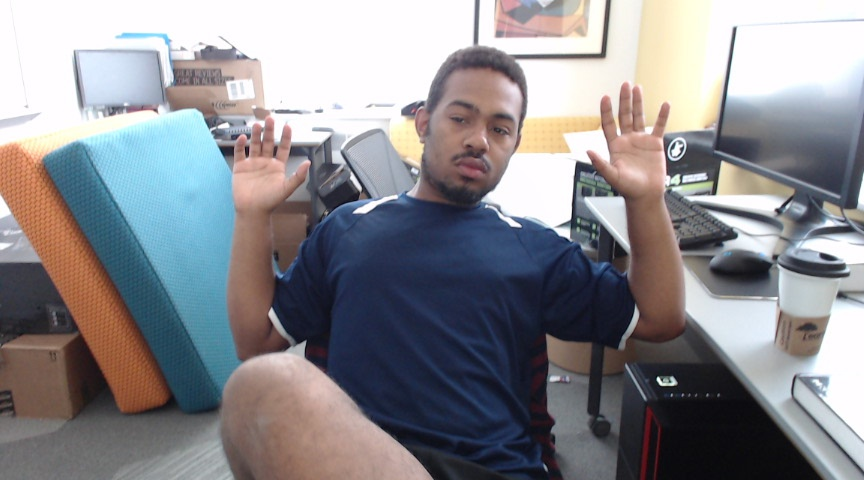
#> input picture convex/1/working/test.jpg, 864 x 480 px
$ python im_run.py test.jpg   (older library calls are emulated)
#> lines starting #> are read from the running program, lines starting #| are printed output that depends on the picture; after the words box and inside, x2 and y2 are one past the last pixel; in counts of white or black regions, pixels touching at a corner belong together
#> further down, ds is the input picture: shape (480, 864, 3); mean B, G, R 142.5, 138, 138.9
### convex/1/working/frame_worker.py
import cv2
import numpy as np

toolbox = []
toolbox += [np.ones((11,11),np.uint8)] # 0
toolbox += [cv2.getStructuringElement(cv2.MORPH_ELLIPSE,(8,8))] # 1
toolbox += [cv2.getStructuringElement(cv2.MORPH_ELLIPSE,(5,5))] # 2
toolbox += [cv2.getStructuringElement(cv2.MORPH_ELLIPSE,(3,3))] # 3

# [5 lines left out: function initVideo, not called in this run]

def getFrame(img):
    '''
    Smoothes immediately,
    and changes it to HSV.
    '''
    #cv2.imshow("Check", img)
    res = cv2.blur(img,(3,3)) # expanded for readablitity
    res = cv2.cvtColor(res,cv2.COLOR_BGR2HSV)
#> res: shape (480, 864, 3); mean H, S, V 90.8, 59.4, 154.4
    return res

def getMask(frame,slider_info):
    '''
    Uses a draw_surface to only give whitespace
    for what we desire, skin, and returns it
    '''
#> called with slider_info = ([3, 8, 65], [11, 255, 255])
    res = cv2.inRange(frame,slider_info[0],slider_info[1]) # should be from slider info (si)
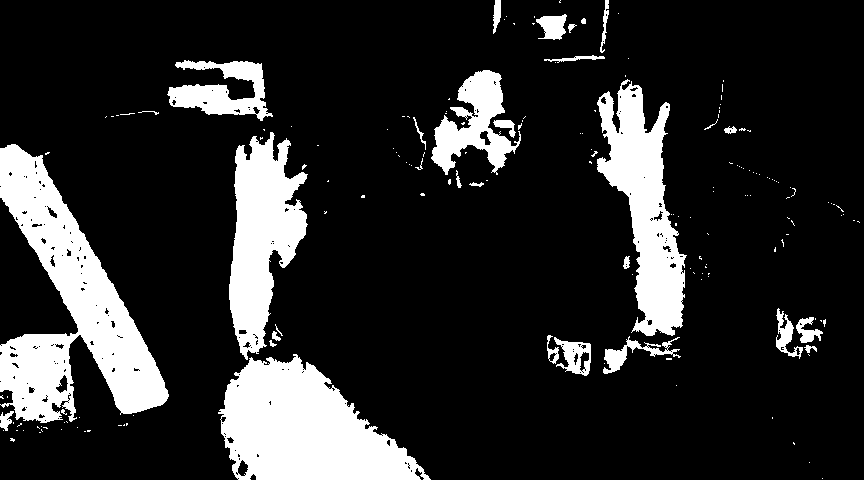
#> res: shape (480, 864); 16.9% white; 178 white regions (148 under 20 px), largest, box (x1, y1, x2, y2) and area: (0, 144, 169, 423) 19728, (218, 354, 431, 480) 16428, (597, 79, 687, 336) 11135
    res = cv2.dilate(res,toolbox[1],iterations = 1)
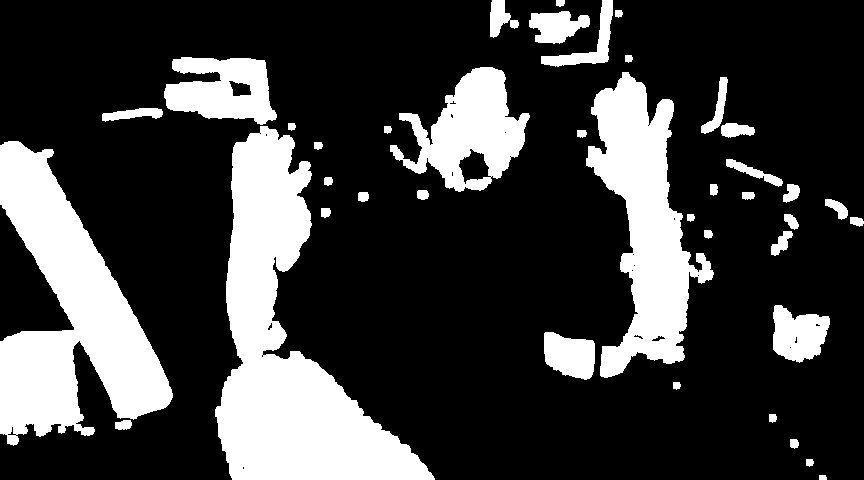
#> res: shape (480, 864); 24.3% white; 40 white regions, largest, box (x1, y1, x2, y2) and area: (215, 126, 435, 480) 32128, (0, 141, 173, 446) 25296, (586, 72, 714, 378) 17710
    res = cv2.medianBlur(res,5)
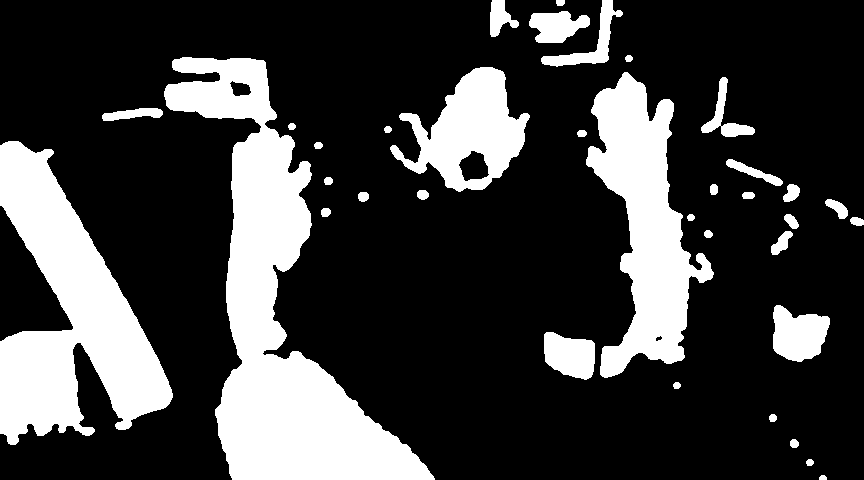
#> res: shape (480, 864); 24.3% white; 36 white regions, largest, box (x1, y1, x2, y2) and area: (164, 57, 435, 480) 37381, (0, 141, 173, 445) 25486, (586, 72, 714, 378) 17784
    # [7 lines of commented-out code are left out]
    return res

# [51 lines left out: functions getFocus, getFocusInfo, getFingers, not called in this run]

def getDefectAt(i,defects,focus): #why the tuple
    return tuple(focus[defects[i,0][0]][0]),tuple(focus[defects[i,0][1]][0]),tuple(focus[defects[i,0][2]][0]),focus[defects[i,0][3]][0]

### convex/1/working/im_run.py
import cv2
import sys
import numpy as np
import frame_worker as fw
#import color_slider as cs #color_slider under construction

'''
Will run analysis on any
image given from the command
line and in the same directory
'''

hue_dist = 11
s = np.array([3, 8, 65]), np.array([hue_dist, 255, 255])


for fn in sys.argv[1:]:
    cv2.namedWindow(fn)
    ds = cv2.imread(fn) # color may be an issue
    f = fw.getFrame(ds)
    m = fw.getMask(f,s)
#> (the run stopped early here; a loop or call above may not have finished)

$ run again, on convex/1/working/right.jpg
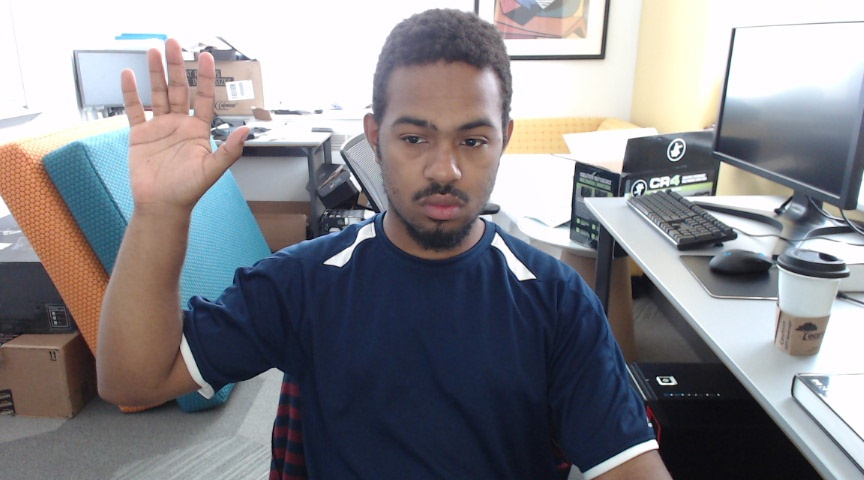
#> input picture convex/1/working/right.jpg, 864 x 480 px
#> ds is the input picture: shape (480, 864, 3); mean B, G, R 138.6, 133.7, 134.8
#> in getMask, `res = cv2.inRange(frame,slider_info[0],slider_info[1])`:
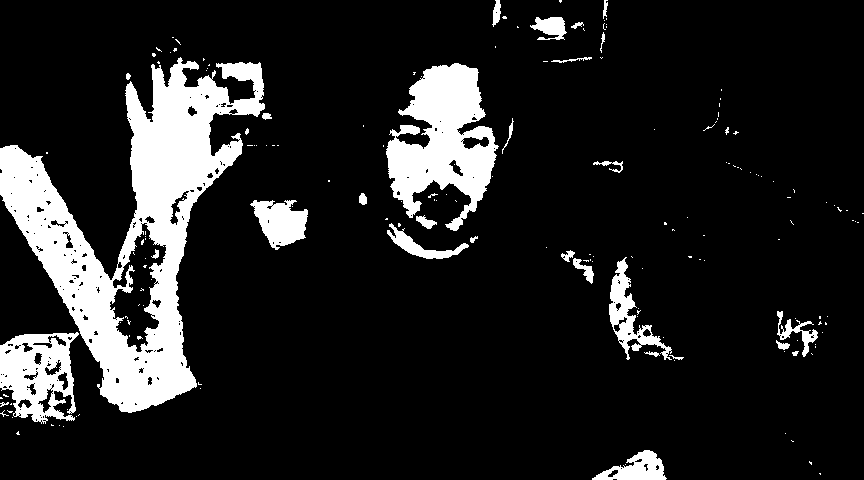
#> res: shape (480, 864); 13.5% white; 175 white regions (146 under 20 px), largest, box (x1, y1, x2, y2) and area: (0, 57, 265, 413) 32252, (386, 63, 499, 231) 10338, (0, 332, 79, 424) 4554
#> in getMask, `res = cv2.medianBlur(res,5)`:
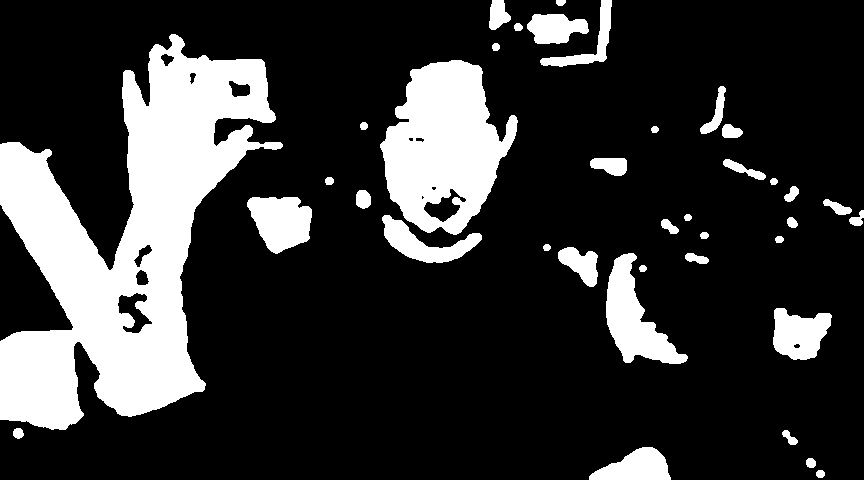
#> res: shape (480, 864); 20.7% white; 38 white regions, largest, box (x1, y1, x2, y2) and area: (0, 34, 283, 430) 50918, (380, 60, 518, 235) 15088, (606, 253, 688, 364) 3978
